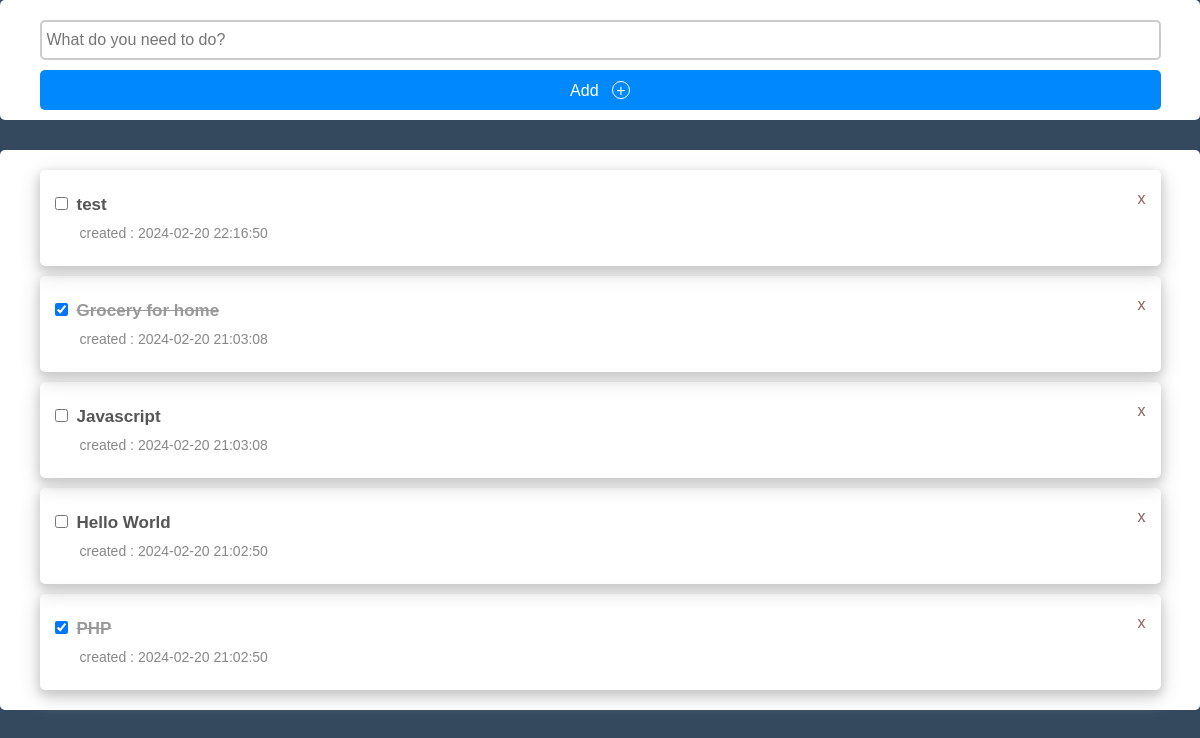
The page / on the database its author committed.
### tables this page shows
CREATE TABLE `todos` (
  `id` int(11) NOT NULL,
  `title` text NOT NULL,
  `date_time` datetime NOT NULL DEFAULT current_timestamp(),
  `checked` tinyint(1) NOT NULL DEFAULT 0
);

### index.php (the view, shortened to what this page needs)
<?php
require 'db_conn.php';
?>
<!DOCTYPE html>
<html lang="en">
    <head>
            <link rel="stylesheet" href="css/style.css">
    </head>
<body>
        <div clas="main-section">
                <div class="add-section">
                        <form action="app/add.php" method="POST" autocomplete="off">
                                <?php if(isset($_GET['mess']) && $_GET['mess'] == 'error') { ?>
                                        <input type="text"
                                        name="title"
                                        style="border-color: #ff6666"
                                        placeholder="This field is required" />
                                        <button type="submit">Add &nbsp; <span>&#43;</span></button>
                                <?php } else { ?>
                                        <input type="text"
                                                name="title"
                                                placeholder="What do you need to do?" />
                                        <button type="submit">Add &nbsp; <span>&#43;</span></button>
                                <?php } ?>
                        </form>
                </div>
        </div>
        <?php
                $todos = $conn->query("SELECT * FROM todos ORDER BY id DESC");
        ?>
        <div class="show-todo-section">
                <?php while($todo = $todos->fetch(PDO::FETCH_ASSOC)) { ?>
                <div class="todo-item">
                        <span id="<?php echo $todo['id']; ?>"
                                class="remove-to-do"> x </span>
                        <?php if($todo['checked']){ ?>
                                <input type="checkbox"
                                        data-todo-id = "<?php echo $todo['id']; ?>"
                                        class="check-box"
                                        checked />
                                <h2 class="checked"><?php echo $todo['title'] ?></h2>
                        <?php }else{ ?>
                                <input type="checkbox"
                                        data-todo-id = "<?php echo $todo['id']; ?>"
                                        class="check-box" />
                                <h2><?php echo $todo['title'] ?></h2>
                        <?php } ?>
                        <br>
                        <small>created : <?php echo $todo['date_time'] ?></small>
                </div>
                <?php } ?>
        </div>
</body>

### css/style.css (style rules this page uses)
body { background: #34495e; }
* { padding: 0px; margin: 0px; box-sizing: border-box; }
.add-section { width: 100%; background: #fff; margin: 0px auto; padding: 10px; border-radius: 5px; }
.add-section input { display: block; width: 95%; height: 40px; margin: 10px auto; border: 2px solid #ccc; font-size: 16px; border-radius: 5px; padding: 0px 5px; }
.add-section button { display: block; width: 95%; height: 40px; margin: 0px auto; border: none; outline: none; background: #0088FF; color: #fff; font-family: sans-serif; font-size: 16px; border-radius: 5px; cursor: pointer; }
.add-section button span { border: 1px solid #fff; border-radius: 50%; display: inline-block; width: 18px; height: 18px; }
.show-todo-section { width: 100%; background: #fff; margin: 30px auto; padding: 10px; border-radius: 5px; }
.todo-item { width: 95%; margin: 10px auto; padding: 20px 10px; box-shadow: 0 4px 8px 0 #ccc, 0 6px 20px 0 #ccc; border-radius: 5px; }
.todo-item h2 { display: inline-block; padding: 5px 0px; font-size: 17px; font-family: sans-serif; color: #555; }
.todo-item small { display: block; width: 100%; padding: 5px 0px; color: #888; padding-left: 30px; font-size: 14px; font-family: sans-serif; }
.remove-to-do { display: block; float: right; width: 20px; height: 20px; font-family: sans-serif; color: rgb(139, 97, 93); text-decoration: none; text-align: right; padding: 0px 5px 8px 0px; border-radius: 50%; transition: background 1s; cursor: pointer; }
.checked { color: #999 !important; text-decoration: line-through; }
.todo-item input { margin: 0px 5px; }

### rows shown on the page
todos: title "test", date_time "2024-02-20 22:16:50"
todos: title "Grocery for home", date_time "2024-02-20 21:03:08"
todos: title "Javascript", date_time "2024-02-20 21:03:08"
todos: title "Hello World", date_time "2024-02-20 21:02:50"
todos: title "PHP", date_time "2024-02-20 21:02:50"
